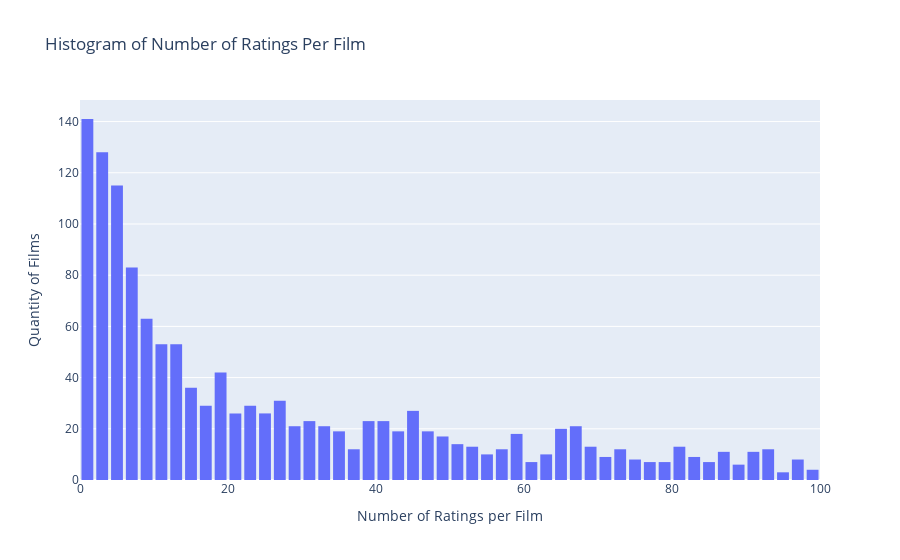

This figure's notebook cell:
### Markdown cell above
### Histogram of Number of Ratings Per Film

### Code cell
df = data.groupby('item id')['rating'].count().clip(upper = 100) # number of ratings per film if >100 then = 100

trace = go.Histogram(x = df.values,
                     name = 'Ratings',
                     xbins = dict(start = 0,
                                  end = 100,
                                  size = 2))

layout = go.Layout(title = 'Histogram of Number of Ratings Per Film ',
                   xaxis = dict(title = 'Number of Ratings per Film'),
                   yaxis = dict(title = 'Quantity of Films'),
                   bargap = 0.2)

fig = go.Figure(data=[trace], layout=layout)
iplot(fig,show_link = True)

### Figure 1 — Plotly figure (JSON) as saved in the notebook; plotly's stock layout.template omitted (floating-point values rounded to 4 significant figures; data arrays with more than 128 entries replaced by an {"elided": "..."} marker saying what was removed)
{"data": [{"name": "Ratings", "type": "histogram", "x": {"elided": "1682 int values"}, "xbins": {"end": 100, "size": 2, "start": 0}}], "layout": {"bargap": 0.2, "title": {"text": "Histogram of Number of Ratings Per Film "}, "xaxis": {"title": {"text": "Number of Ratings per Film"}}, "yaxis": {"title": {"text": "Quantity of Films"}}}}
